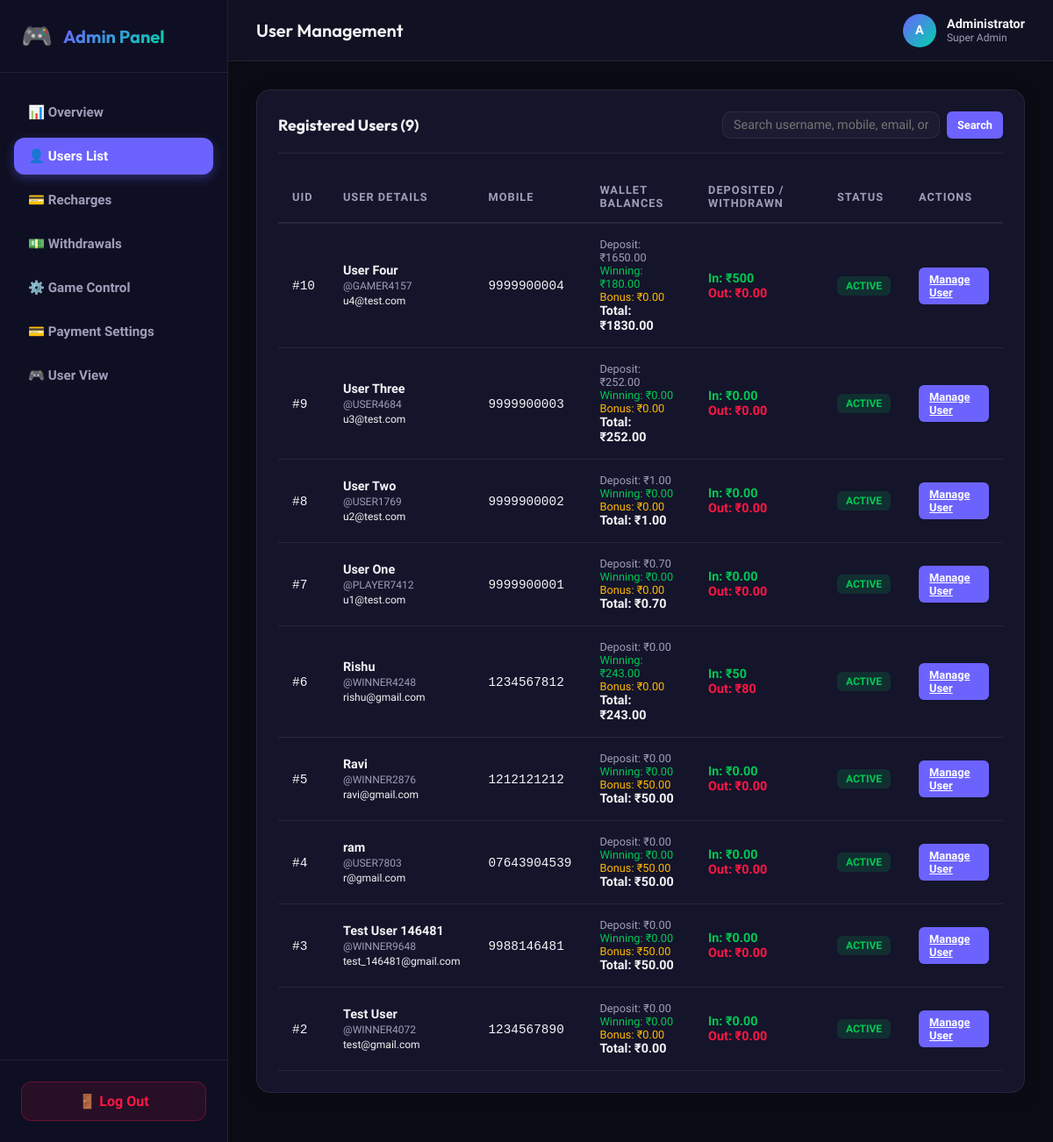
Screenshot of /admin-dashboard/users/ (signed in) with the database file from the repository.
### core/models.py (models this page shows, shortened)
class User(AbstractUser):
    uid = models.IntegerField(unique=True, editable=False, default=generate_uid)
    username = models.CharField(max_length=20, unique=True, default=generate_username)
    name = models.CharField(max_length=100)
    mobile = models.CharField(max_length=15, unique=True)
    email = models.EmailField(unique=True)
    referral_code = models.CharField(max_length=10, unique=True, default=generate_referral_code)
    referred_by = models.ForeignKey('self', on_delete=models.SET_NULL, null=True, blank=True, related_name='referred_users')
    is_blocked = models.BooleanField(default=False)
    blocked_at = models.DateTimeField(null=True, blank=True)
    blocked_reason = models.TextField(null=True, blank=True)
    profile_image = models.ImageField(upload_to='profile_images/', null=True, blank=True)
    created_at = models.DateTimeField(auto_now_add=True)
    updated_at = models.DateTimeField(auto_now=True)
    last_login_at = models.DateTimeField(null=True, blank=True)
    USERNAME_FIELD = 'mobile'
    REQUIRED_FIELDS = ['email', 'name']
    objects = CustomUserManager()
    class Meta:
        ordering = ['-created_at']

### wallet/models.py (models this page shows, shortened)
class Wallet(models.Model):
    user = models.OneToOneField(settings.AUTH_USER_MODEL, on_delete=models.CASCADE, related_name='wallet')
    deposit_balance = models.DecimalField(max_digits=12, decimal_places=2, default=Decimal('0.00'))
    winning_balance = models.DecimalField(max_digits=12, decimal_places=2, default=Decimal('0.00'))
    bonus_balance = models.DecimalField(max_digits=12, decimal_places=2, default=Decimal('0.00'))
    created_at = models.DateTimeField(auto_now_add=True)
    updated_at = models.DateTimeField(auto_now=True)
    class Meta:
        verbose_name_plural = 'Wallets'
    def get_total_balance(self):
        return self.deposit_balance + self.winning_balance + self.bonus_balance

### core/admin_views.py (the view)
    @login_required(login_url='login')
    def _wrapped_view(request, *args, **kwargs):
        if not (request.user.is_superuser or request.user.is_staff):
            return HttpResponseForbidden("Access Denied: You are not authorized to view this page.")
        return view_func(request, *args, **kwargs)

### core/admin_views.py (called while the page is built, shortened)
def admin_required(view_func):
    @login_required(login_url='login')
    def _wrapped_view(request, *args, **kwargs):
        if not (request.user.is_superuser or request.user.is_staff):
            return HttpResponseForbidden("Access Denied: You are not authorized to view this page.")
        return view_func(request, *args, **kwargs)
    return _wrapped_view

@admin_required
def admin_users_view(request):
    query = request.GET.get('q', '').strip()
    users_qs = User.objects.filter(is_superuser=False)
    users_list = []
    for user in users_qs.order_by('-created_at'):
        wallet, _ = Wallet.objects.get_or_create(user=user)
        recharged = Recharge.objects.filter(user=user, status='approved').aggregate(total=Sum('amount'))['total'] or Decimal('0.00')
        withdrawn = Withdraw.objects.filter(user=user, status='success').aggregate(total=Sum('amount'))['total'] or Decimal('0.00')
        users_list.append({
            'user': user,
            'wallet': wallet,
            'recharged': recharged,
            'withdrawn': withdrawn,
        })
    context = {
        'users': users_list,
        'query': query,
    }
    return render(request, 'admin_custom/users.html', context)

### core/context_processors.py (called while the page is built)
def site_settings(request):
    return {
        'SITE_NAME': 'Color Prediction',
        'SITE_SETTING': {
            'admin_upi': getattr(settings, 'ADMIN_UPI', 'Not configured'),
            'admin_qr': getattr(settings, 'ADMIN_QR', ''),
        },
        'GAME_SETTINGS': settings.GAME_SETTINGS,
    }

### templates/admin_custom/users.html (shortened to what this page needs)
{% extends 'admin_custom/base_admin.html' %}
{% block page_title %}User Management{% endblock %}
{% block nav_users %}active{% endblock %}
{% block admin_content %}
<div class="card">
    <div class="card-header">
        <span class="card-title">Registered Users ({{ users|length }})</span>
        <form method="get" action="" style="display: flex; gap: 8px; width: 320px;">
            <input type="text" name="q" value="{{ query }}" class="form-control" placeholder="Search username, mobile, email, or UID (#123)..." style="padding: 6px 12px; font-size: 0.9rem;">
            <button type="submit" class="btn btn-sm btn-primary">Search</button>
        </form>
    </div>
    <div class="table-responsive">
        <table class="table">
            <thead>
                <tr>
                    <th>UID</th>
                    <th>User Details</th>
                    <th>Mobile</th>
                    <th>Wallet Balances</th>
                    <th>Deposited / Withdrawn</th>
                    <th>Status</th>
                    <th>Actions</th>
                </tr>
            </thead>
            <tbody>
                {% for item in users %}
                <tr>
                    <td><code>#{{ item.user.uid }}</code></td>
                    <td>
                        <strong>{{ item.user.name }}</strong><br>
                        <small style="color: var(--text-secondary);">@{{ item.user.username }}</small><br>
                        <small style="color: var(--text-muted);">{{ item.user.email }}</small>
                    </td>
                    <td><code>{{ item.user.mobile }}</code></td>
                    <td>
                        <span style="font-size: 0.8rem; display: block; color: var(--text-secondary);">Deposit: ₹{{ item.wallet.deposit_balance }}</span>
                        <span style="font-size: 0.8rem; display: block; color: var(--color-green);">Winning: ₹{{ item.wallet.winning_balance }}</span>
                        <span style="font-size: 0.8rem; display: block; color: var(--color-warning);">Bonus: ₹{{ item.wallet.bonus_balance }}</span>
                        <strong>Total: ₹{{ item.wallet.get_total_balance }}</strong>
                    </td>
                    <td>
                        <span style="color: var(--color-green); font-weight: 600;">In: ₹{{ item.recharged }}</span><br>
                        <span style="color: var(--color-red); font-weight: 600;">Out: ₹{{ item.withdrawn }}</span>
                    </td>
                    <td>
                        {% if item.user.is_blocked %}
                        <span class="badge badge-danger">Blocked</span>
                        {% else %}
                        <span class="badge badge-success">Active</span>
                        {% endif %}
                    </td>
                    <td>
                        <a href="{% url 'admin_user_detail' item.user.id %}" class="btn btn-sm btn-primary">Manage User</a>
                    </td>
                </tr>
                {% empty %}
                <tr>
                    <td colspan="7" style="text-align: center; color: var(--text-secondary); padding: 32px;">No registered users found matching the query.</td>
                </tr>
                {% endfor %}
            </tbody>
        </table>
    </div>
</div>
{% endblock %}

### templates/admin_custom/base_admin.html (style rules this page uses)
:root { --primary: #6C63FF; --primary-dark: #5A52E0; --secondary: #00D4AA; --dark-bg: #0B0B14; --card-bg: #14142B; --sidebar-bg: #0F0F23; --border-color: rgba(255, 255, 255, 0.08); --text-main: #F4F4F6; --text-secondary: #9E9EBA; --color-green: #00C853; --color-red: #FF1744; --color-violet: #AA00FF; --color-warning: #FFB800; }
* { margin: 0; padding: 0; box-sizing: border-box; }
body { font-family: 'Plus Jakarta Sans', sans-serif; background-color: var(--dark-bg); color: var(--text-main); min-height: 100vh; display: flex; overflow-x: hidden; }
.card { background-color: var(--card-bg); border: 1px solid var(--border-color); border-radius: 16px; padding: 24px; margin-bottom: 24px; box-shadow: 0 4px 20px rgba(0, 0, 0, 0.15); }
.card-header { display: flex; justify-content: space-between; align-items: center; margin-bottom: 20px; border-bottom: 1px solid var(--border-color); padding-bottom: 16px; }
.card-title { font-family: 'Outfit', sans-serif; font-size: 1.1rem; font-weight: 700; }
.form-control { width: 100%; background-color: rgba(255, 255, 255, 0.03); border: 1px solid var(--border-color); border-radius: 10px; padding: 10px 14px; color: var(--text-main); font-family: inherit; outline: none; transition: border-color 0.2s ease; }
.btn { display: inline-flex; align-items: center; justify-content: center; gap: 8px; padding: 10px 18px; border-radius: 10px; font-weight: 700; font-size: 0.9rem; cursor: pointer; border: none; outline: none; font-family: inherit; transition: all 0.2s ease; }
.btn-primary { background-color: var(--primary); color: white; }
.btn-sm { padding: 6px 12px; font-size: 0.8rem; border-radius: 6px; }
.table-responsive { width: 100%; overflow-x: auto; }
.table { width: 100%; border-collapse: collapse; text-align: left; }
.table th { padding: 14px 16px; font-weight: 700; font-size: 0.8rem; text-transform: uppercase; letter-spacing: 1px; color: var(--text-secondary); border-bottom: 2px solid var(--border-color); }
.table td { padding: 16px; border-bottom: 1px solid var(--border-color); font-size: 0.9rem; color: var(--text-main); vertical-align: middle; }
.badge { display: inline-flex; padding: 4px 10px; border-radius: 6px; font-size: 0.75rem; font-weight: 700; text-transform: uppercase; }
.badge-success { background-color: rgba(0, 200, 83, 0.15); color: var(--color-green); }

### rows the page displays
User: user.uid "10", user.name "User Four", user.username "GAMER4157", user.email "u4@test.com", user.mobile "9999900004", wallet.deposit_balance "1650.00", wallet.winning_balance "180.00", wallet.bonus_balance "0.00", wallet.get_total_balance "1830.00", recharged "500", withdrawn "0.00", is_blocked "ACTIVE"
User: user.uid "9", user.name "User Three", user.username "USER4684", user.email "u3@test.com", user.mobile "9999900003", wallet.deposit_balance "252.00", wallet.winning_balance "0.00", wallet.bonus_balance "0.00", wallet.get_total_balance "252.00", recharged "0.00", withdrawn "0.00", is_blocked "ACTIVE"
User: user.uid "8", user.name "User Two", user.username "USER1769", user.email "u2@test.com", user.mobile "9999900002", wallet.deposit_balance "1.00", wallet.winning_balance "0.00", wallet.bonus_balance "0.00", wallet.get_total_balance "1.00", recharged "0.00", withdrawn "0.00", is_blocked "ACTIVE"
User: user.uid "7", user.name "User One", user.username "PLAYER7412", user.email "u1@test.com", user.mobile "9999900001", wallet.deposit_balance "0.70", wallet.winning_balance "0.00", wallet.bonus_balance "0.00", wallet.get_total_balance "0.70", recharged "0.00", withdrawn "0.00", is_blocked "ACTIVE"
User: user.uid "6", user.name "Rishu", user.username "WINNER4248", user.email "rishu@gmail.com", user.mobile "1234567812", wallet.deposit_balance "0.00", wallet.winning_balance "243.00", wallet.bonus_balance "0.00", wallet.get_total_balance "243.00", recharged "50", withdrawn "80", is_blocked "ACTIVE"
User: user.uid "5", user.name "Ravi", user.username "WINNER2876", user.email "ravi@gmail.com", user.mobile "1212121212", wallet.deposit_balance "0.00", wallet.winning_balance "0.00", wallet.bonus_balance "50.00", wallet.get_total_balance "50.00", recharged "0.00", withdrawn "0.00", is_blocked "ACTIVE"
User: user.uid "4", user.name "ram", user.username "USER7803", user.email "r@gmail.com", user.mobile "07643904539", wallet.deposit_balance "0.00", wallet.winning_balance "0.00", wallet.bonus_balance "50.00", wallet.get_total_balance "50.00", recharged "0.00", withdrawn "0.00", is_blocked "ACTIVE"
User: user.uid "3", user.name "Test User 146481", user.username "WINNER9648", user.email "test_146481@gmail.com", user.mobile "9988146481", wallet.deposit_balance "0.00", wallet.winning_balance "0.00", wallet.bonus_balance "50.00", wallet.get_total_balance "50.00", recharged "0.00", withdrawn "0.00", is_blocked "ACTIVE"
User: user.uid "2", user.name "Test User", user.username "WINNER4072", user.email "test@gmail.com", user.mobile "1234567890", wallet.deposit_balance "0.00", wallet.winning_balance "0.00", wallet.bonus_balance "0.00", wallet.get_total_balance "0.00", recharged "0.00", withdrawn "0.00", is_blocked "ACTIVE"

### other values shown
{{ users|length }} "9"
